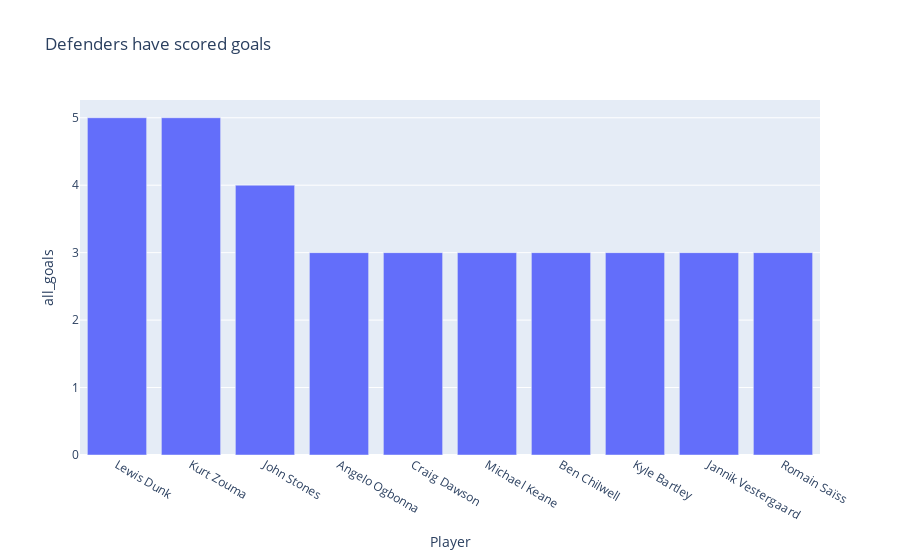

The cell this chart's notebook holds for it:
### Code cell
fig = px.bar(Top_Def_Goals, y='all_goals', x='Player',
            title="Defenders have scored goals")
fig.update_traces(textfont_size=12, textangle=0, textposition="outside", cliponaxis=False)
fig.show()

### Figure 1 — Plotly figure (JSON) as saved in the notebook; plotly's stock layout.template omitted (floating-point values rounded to 4 significant figures)
{"data": [{"alignmentgroup": "True", "cliponaxis": false, "hovertemplate": "Player=%{x}<br>all_goals=%{y}<extra></extra>", "legendgroup": "", "marker": {"color": "#636efa", "pattern": {"shape": ""}}, "name": "", "offsetgroup": "", "orientation": "v", "showlegend": false, "textangle": 0, "textfont": {"size": 12}, "textposition": "outside", "type": "bar", "x": ["Lewis Dunk", "Kurt Zouma", "John Stones", "Angelo Ogbonna", "Craig Dawson", "Michael Keane", "Ben Chilwell", "Kyle Bartley", "Jannik Vestergaard", "Romain Saïss"], "xaxis": "x", "y": [5, 5, 4, 3, 3, 3, 3, 3, 3, 3], "yaxis": "y"}], "layout": {"barmode": "relative", "legend": {"tracegroupgap": 0}, "title": {"text": "Defenders have scored goals"}, "xaxis": {"anchor": "y", "domain": [0, 1], "title": {"text": "Player"}}, "yaxis": {"anchor": "x", "domain": [0, 1], "title": {"text": "all_goals"}}}}
